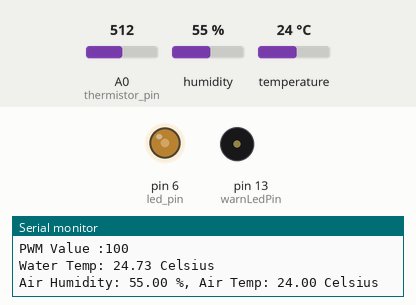
A sketch run on a simulated Arduino Uno, built with avr-gcc and run on an emulated ATmega328P. On the bench: output pins drawn as LEDs (lit = HIGH), buzzer (waves = sounding), the last lines printed to the serial monitor. The test bench sets the inputs (shaded band); at power-on: temperature 24 °C, A0 (thermistor_pin) = 512, humidity 55 %.

Above: at 1.2 s.
1.3 s: temperature set to 41 °C
At 3.3 s:
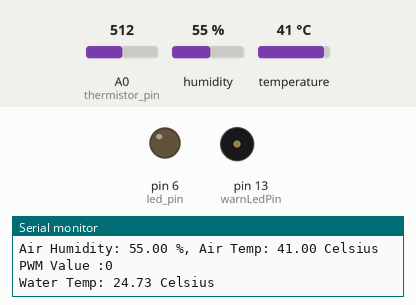
3.8 s: temperature set to 12 °C
At 5.4 s:
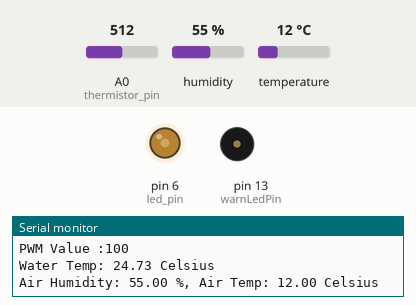
6.0 s: temperature set to 33 °C
At 7.04 s:
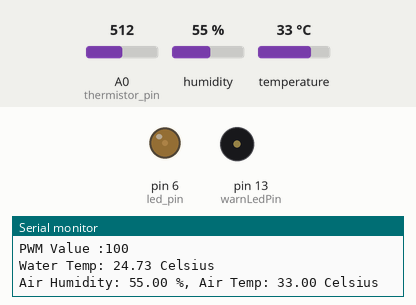
Timing chart, 0 to 9.0 s (numbered marks = the images above; inputs shaded):
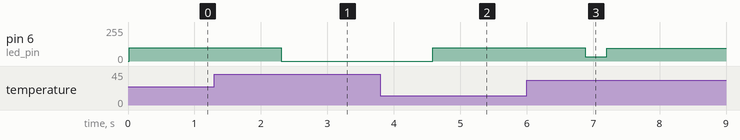

The sketch:

PWM_BOUILLE_test.ino
```cpp
//V4 - Inclut une thermistance de 10K dans l'eau et un arrêt si temp_max_eau est atteinte

//Libraries
#include <DHT.h>;

//Constants
#define DHTPIN 7     // what pin we're connected to
#define DHTTYPE DHT22   // DHT 22  (AM2302)
DHT dht(DHTPIN, DHTTYPE); //// Initialize DHT sensor for normal 16mhz Arduino

//Variables
int chk;
float hum;  //Stores humidity value
float temp; //Stores temperature value
float temp_set_air = 37;
float temp_max_eau = 90;
float PID_error = 0;
float previous_error = 0;
float elapsedTime, Time, timePrev;

//V4
bool boolAlarmStatus=false;
bool boolWarningStatus=false;
float tAlarm;
float dtAlarm=0;
float warnLevel = 35.5;
#define warnLedPin 13

//PID constants
int PID_value = 0;
int kp = 24;   int ki = 0.3;   int kd = 1;
int PID_p = 0;    int PID_i = 0;    int PID_d = 0;

//Initializing PWM Pin
int beep_pin = 13;
int led_pin = 6;
int thermistor_pin = 0;
int Vo;
float R1 = 10000;
float logR2, R2, T;
float c1 = 1.009249522e-03, c2 = 2.378405444e-04, c3 = 2.019202697e-07;

void setup() {
  //DHT22
  Serial.begin(9600);
  dht.begin();
  Time = millis();

  //Declaring PWM pin as output
  pinMode(led_pin, OUTPUT);
  pinMode(beep_pin, OUTPUT);
  pinMode(warnLedPin, OUTPUT); //V4

}

void loop() {

  //Read data and store it to variables hum and temp
  hum = dht.readHumidity();
  temp= dht.readTemperature();

  Vo = analogRead(thermistor_pin);
  R2 = R1 * (1023.0 / (float)Vo - 1.0);
  logR2 = log(R2);
  T = (1.0 / (c1 + c2*logR2 + c3*logR2*logR2*logR2));
  T = T - 273.15;

  //Print temp and humidity values to serial monitor

  Serial.print("Water Temp: ");
  Serial.print(T);
  Serial.println(" Celsius");

  Serial.print("Air Humidity: ");
  Serial.print(hum);
  Serial.print(" %, Air Temp: ");
  Serial.print(temp);
  Serial.println(" Celsius");

  ///Beep Beep

  //V3
  if(temp > temp_set_air)
  {
      tone(beep_pin,1000,500);
    }

  //V4
  chkAlarm(); //Call for function chkAlarm

  //Error between the setpoint and the real value
  PID_error = temp_set_air - temp;

  //Calculate the P value
  PID_p = kp * PID_error;

  //Calculate the I value in a range on +-3
  if(-3 < PID_error <3)
  {
    PID_i = PID_i + (ki * PID_error);
  }

  //For derivative we need real time to calculate speed change rate
  timePrev = Time;                            // the previous time is stored before the actual time read
  Time = millis();                            // actual time read
  elapsedTime = (Time - timePrev) / 1000;
  //Now we can calculate the D calue
  PID_d = kd*((PID_error - previous_error)/elapsedTime);
  //Final total PID value is the sum of P + I + D
  PID_value = PID_p + PID_i + PID_d;

  //We define PWM range between 0 and 100 out of 255
  if(PID_value < 0)
  {    PID_value = 0;    }
  if(PID_value > 100)
  {    PID_value = 100;  }

  //Check température eau
    if(T > temp_max_eau)
  {    PID_value = 0;    }

  analogWrite(led_pin,PID_value);

  previous_error = PID_error;     //Remember to store the previous error for next loop.

  //Delay 0.5 sec.
  delay(300);

  //Serial Print PWM Value
  Serial.print("PWM Value :");
  Serial.println(PID_value);

}

//V4
void chkAlarm() {
  if(temp < warnLevel){

      if(boolWarningStatus==false){
          tAlarm=Time; //Warning start time
      }
      dtAlarm=Time-tAlarm; //Update time since alarm start

      if(dtAlarm>25000 && boolWarningStatus==false){
          boolWarningStatus=true;
      }

      //Check if alarm is on or off
      if(boolAlarmStatus==false){
        if(temp<25.43*pow(dtAlarm/1000,0.0777)){  //Set alam
          boolAlarmStatus=true;
        }
      }
      else{
        if(temp>28.03*pow(dtAlarm/1000,0.05959)){ //Mute alarm
            boolAlarmStatus=false;
        }
      }
  }
  else if (boolWarningStatus ==true|| boolAlarmStatus==true) //If above warning, disable alarm/warning
    {
      boolWarningStatus=false;
      boolAlarmStatus=false;
  }

setAlarm();
setWarning();

}

void setAlarm() {
  if(boolAlarmStatus==false){
    noTone(beep_pin);
  }
  else {
    tone(beep_pin,1000,500);
  }

}

void setWarning() {
    if(boolWarningStatus==false){
    digitalWrite(warnLedPin, LOW);
  }
  else {
    digitalWrite(warnLedPin, HIGH);
  }
}
```

Measured:
- after the input at 1.3 s, pin 6 (led_pin): 100/255 → 0/255 after 1.0 s
- after the input at 3.8 s, pin 6 (led_pin): 0/255 → 100/255 after 0.79 s
- after the input at 6.0 s, pin 6 (led_pin): 100/255 → 32/255 after 0.88 s, → 96/255 0.33 s later
